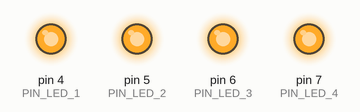
A sketch run on a simulated Arduino Uno, built with avr-gcc and run on an emulated ATmega328P. Parts: output pins drawn as LEDs (lit = HIGH).

Above: at 0.5 s.
At 3.5 s:
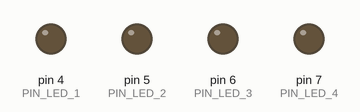
Timing chart, 0 to 4.6 s (numbered marks = the images above):
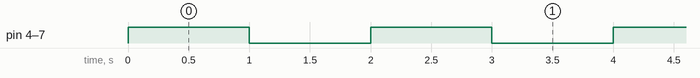

Measured:
- by itself, pin 4 (PIN_LED_1), pin 5 (PIN_LED_2), pin 6 (PIN_LED_3), pin 7 (PIN_LED_4): alternates HIGH for 1.0 s and LOW for 1.0 s

The sketch:

Ejercicio01-JorgeManzanares.ino
```cpp
#define PIN_LED_1 4
#define PIN_LED_2 5 //PWM
#define PIN_LED_3 6 //PWM
#define PIN_LED_4 7
void setup() {
  // put your setup code here, to run once:
  Serial.begin(9600);
  pinMode(PIN_LED_1, OUTPUT);
  pinMode(PIN_LED_2, OUTPUT);
  pinMode(PIN_LED_3, OUTPUT);
  pinMode(PIN_LED_4, OUTPUT);

}

void loop() {
  // put your main code here, to run repeatedly:


  digitalWrite( PIN_LED_1, HIGH);
  digitalWrite( PIN_LED_2, HIGH);
  digitalWrite( PIN_LED_3, HIGH);
  digitalWrite( PIN_LED_4, HIGH);
  delay(1000);
  digitalWrite( PIN_LED_1, LOW);
  digitalWrite( PIN_LED_2, LOW);
  digitalWrite( PIN_LED_3, LOW);
  digitalWrite( PIN_LED_4, LOW);
  delay(1000);

}
```
